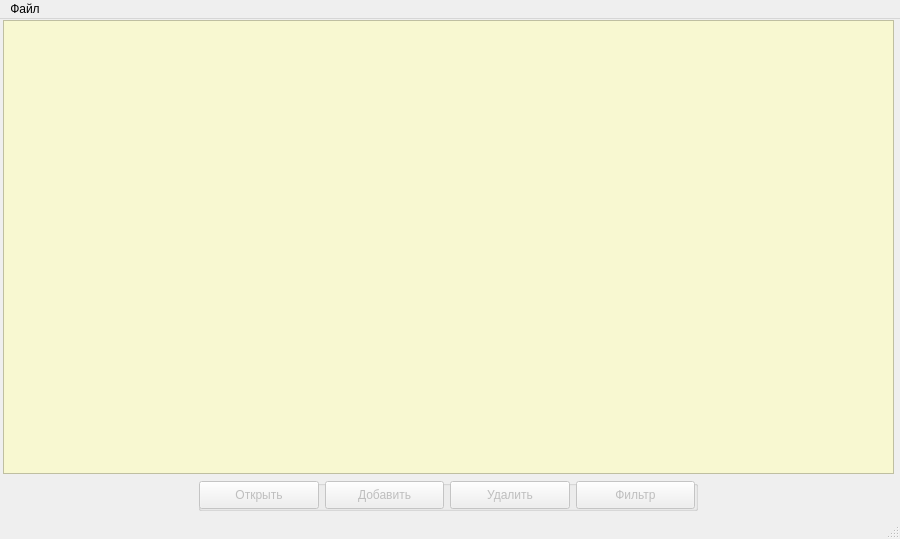
<?xml version="1.0" encoding="UTF-8"?>
<ui version="4.0">
 <class>MainWindow</class>
 <widget class="QMainWindow" name="MainWindow">
  <property name="geometry">
   <rect>
    <x>0</x>
    <y>0</y>
    <width>900</width>
    <height>539</height>
   </rect>
  </property>
  <property name="windowTitle">
   <string>Новый свет - База данных</string>
  </property>
  <widget class="QWidget" name="centralwidget">
   <widget class="QWidget" name="verticalLayoutWidget">
    <property name="geometry">
     <rect>
      <x>3</x>
      <y>1</y>
      <width>891</width>
      <height>491</height>
     </rect>
    </property>
    <layout class="QVBoxLayout" name="mainLayout">
     <item>
      <widget class="QTableWidget" name="mainTable">
       <property name="autoFillBackground">
        <bool>false</bool>
       </property>
       <property name="styleSheet">
        <string notr="true">background-color: rgb(248, 248, 209);</string>
       </property>
       <property name="frameShadow">
        <enum>QFrame::Sunken</enum>
       </property>
       <property name="midLineWidth">
        <number>0</number>
       </property>
       <property name="editTriggers">
        <set>QAbstractItemView::NoEditTriggers</set>
       </property>
       <property name="selectionMode">
        <enum>QAbstractItemView::SingleSelection</enum>
       </property>
       <property name="selectionBehavior">
        <enum>QAbstractItemView::SelectRows</enum>
       </property>
       <property name="gridStyle">
        <enum>Qt::SolidLine</enum>
       </property>
       <property name="sortingEnabled">
        <bool>true</bool>
       </property>
       <attribute name="verticalHeaderVisible">
        <bool>false</bool>
       </attribute>
      </widget>
     </item>
     <item>
      <layout class="QHBoxLayout" name="buttonBar">
       <item>
        <widget class="QGroupBox" name="buttonBox">
         <property name="sizePolicy">
          <sizepolicy hsizetype="Maximum" vsizetype="Minimum">
           <horstretch>0</horstretch>
           <verstretch>0</verstretch>
          </sizepolicy>
         </property>
         <property name="minimumSize">
          <size>
           <width>0</width>
           <height>30</height>
          </size>
         </property>
         <property name="maximumSize">
          <size>
           <width>500</width>
           <height>16777215</height>
          </size>
         </property>
         <property name="title">
          <string/>
         </property>
         <widget class="QWidget" name="horizontalLayoutWidget">
          <property name="geometry">
           <rect>
            <x>1</x>
            <y>1</y>
            <width>496</width>
            <height>28</height>
           </rect>
          </property>
          <layout class="QHBoxLayout" name="buttonBoxLayout">
           <item>
            <widget class="QPushButton" name="openButton">
             <property name="enabled">
              <bool>false</bool>
             </property>
             <property name="sizePolicy">
              <sizepolicy hsizetype="Maximum" vsizetype="Fixed">
               <horstretch>0</horstretch>
               <verstretch>0</verstretch>
              </sizepolicy>
             </property>
             <property name="maximumSize">
              <size>
               <width>150</width>
               <height>50</height>
              </size>
             </property>
             <property name="text">
              <string>Открыть</string>
             </property>
            </widget>
           </item>
           <item>
            <widget class="QPushButton" name="addButton">
             <property name="enabled">
              <bool>false</bool>
             </property>
             <property name="sizePolicy">
              <sizepolicy hsizetype="Maximum" vsizetype="Fixed">
               <horstretch>0</horstretch>
               <verstretch>0</verstretch>
              </sizepolicy>
             </property>
             <property name="maximumSize">
              <size>
               <width>150</width>
               <height>50</height>
              </size>
             </property>
             <property name="text">
              <string>Добавить</string>
             </property>
            </widget>
           </item>
           <item>
            <widget class="QPushButton" name="deleteButton">
             <property name="enabled">
              <bool>false</bool>
             </property>
             <property name="sizePolicy">
              <sizepolicy hsizetype="Maximum" vsizetype="Fixed">
               <horstretch>0</horstretch>
               <verstretch>0</verstretch>
              </sizepolicy>
             </property>
             <property name="maximumSize">
              <size>
               <width>150</width>
               <height>50</height>
              </size>
             </property>
             <property name="text">
              <string>Удалить</string>
             </property>
            </widget>
           </item>
           <item>
            <widget class="QPushButton" name="filterButton">
             <property name="enabled">
              <bool>false</bool>
             </property>
             <property name="sizePolicy">
              <sizepolicy hsizetype="Maximum" vsizetype="Fixed">
               <horstretch>0</horstretch>
               <verstretch>0</verstretch>
              </sizepolicy>
             </property>
             <property name="maximumSize">
              <size>
               <width>150</width>
               <height>50</height>
              </size>
             </property>
             <property name="text">
              <string>Фильтр</string>
             </property>
            </widget>
           </item>
          </layout>
         </widget>
        </widget>
       </item>
      </layout>
     </item>
    </layout>
   </widget>
  </widget>
  <widget class="QMenuBar" name="menubar">
   <property name="geometry">
    <rect>
     <x>0</x>
     <y>0</y>
     <width>900</width>
     <height>21</height>
    </rect>
   </property>
   <widget class="QMenu" name="menu">
    <property name="title">
     <string>Файл</string>
    </property>
    <addaction name="createBaseAction"/>
    <addaction name="openBaseAction"/>
    <addaction name="separator"/>
    <addaction name="exitAction"/>
   </widget>
   <addaction name="menu"/>
  </widget>
  <widget class="QStatusBar" name="statusbar"/>
  <action name="openBaseAction">
   <property name="text">
    <string>Открыть базу...</string>
   </property>
  </action>
  <action name="exitAction">
   <property name="text">
    <string>Выход</string>
   </property>
  </action>
  <action name="createBaseAction">
   <property name="text">
    <string>Создать пустую базу...</string>
   </property>
  </action>
 </widget>
 <resources/>
 <connections>
  <connection>
   <sender>exitAction</sender>
   <signal>triggered()</signal>
   <receiver>MainWindow</receiver>
   <slot>close()</slot>
   <hints>
    <hint type="sourcelabel">
     <x>-1</x>
     <y>-1</y>
    </hint>
    <hint type="destinationlabel">
     <x>449</x>
     <y>267</y>
    </hint>
   </hints>
  </connection>
 </connections>
</ui>
